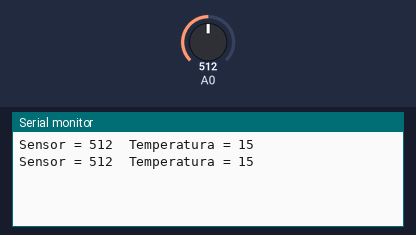
This sketch was run on a simulated Arduino Uno, built with avr-gcc and run on an emulated ATmega328P. Shown: the last lines printed to the serial monitor. The test bench sets the inputs (shaded band); at power-on: A0 = 512.

Above: at 1.8 s.
1.9 s: A0 set to 716
At 2.8 s:
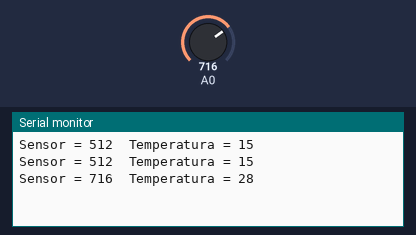
3.4 s: A0 set to 900
At 4.6 s:
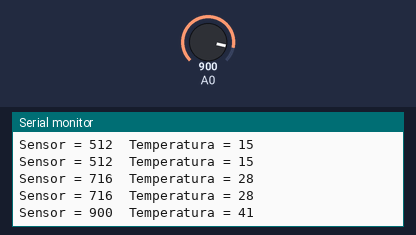
Timing chart, 0 to 6.4 s (numbered marks = the images above; inputs shaded):
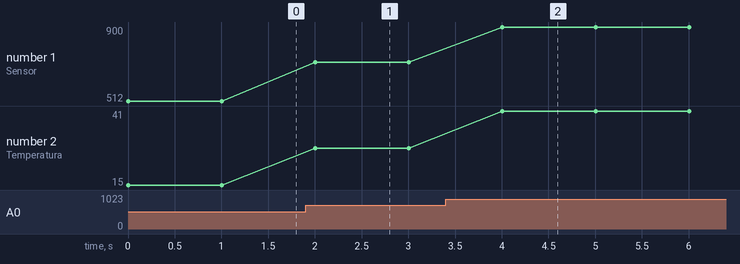

Measured:
- after the input at 1.9 s, the serial monitor: prints a new line after 0.10 s (image 1)
- after the input at 3.4 s, the serial monitor: prints a new line after 0.60 s (image 2)
- plotted number 1: 512 → 716 after the input at 1.9 s, 716 → 900 after the input at 3.4 s
- plotted number 2: 15 → 28 after the input at 1.9 s, 28 → 41 after the input at 3.4 s

The sketch:

Arduino-pd04_tarefa2.ino
```cpp
// C++ code
//

int sensor;
int valorSaida;

void setup()
{
  pinMode(A0, INPUT);
  Serial.begin(9600);
}

void loop()
{
  sensor = analogRead(A0);
  valorSaida = map(sensor, 0, 1023, (-20), 50);

  Serial.print("Sensor = ");
  Serial.print(sensor);
  Serial.print("\tTemperatura = ");
  Serial.print(valorSaida);
  Serial.print("\n");
  delay(1000);

}
```
